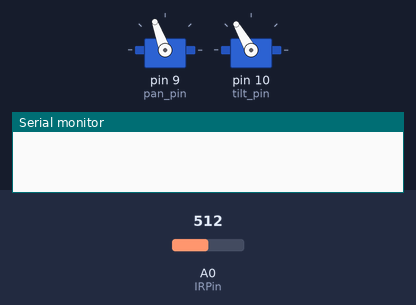
Recording of a sketch running on a simulated Arduino Uno, built with avr-gcc and run on an emulated ATmega328P. Shown: 2 × servo, the last lines printed to the serial monitor. Inputs (shaded band) come from the test bench; at power-on: A0 (IRPin) = 512.

Above: at 0.05 s.
At 20.19 s:
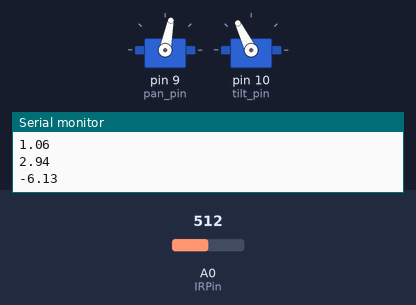
At 39.93 s:
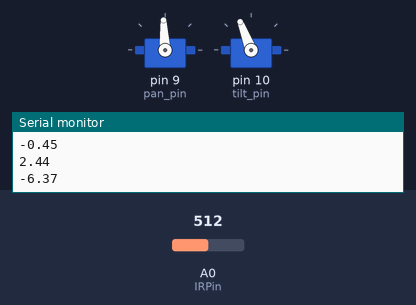
Timing chart, 0 to 40.0 s (numbered marks = the images above):
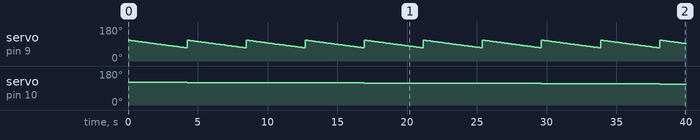

The sketch:

laser_scanner.ino
```cpp
/*
laser_scanner.ino

By: Amy Phung and Sophie Wu

Contains code for a pan/tilt 3D IR scanner

Scan range is set by pan_range and tilt_range, step size is set by step_size.
scan_time sets amount of time to wait for motor and IR response before moving
to next scan position. Sends measured point (x,y,z) in inches over serial
*/

#define step_size 1 // in degrees - must be an int equal to or greater than 1
#define pan_range 20 // in degrees
#define tilt_range 30 // in degrees
#define scan_time 100 // in milliseconds

#include <Servo.h>

Servo pan_servo;  // create servo object to control pan servo
Servo tilt_servo;  // create servo object to control tilt servo

int pan_pos = 90; // default pan positon - 90 is straight ahead
int tilt_pos = 90; // default tilt position - 90 is straight ahead

int pan_pin = 9;
int tilt_pin = 10;

int IRPin = A0;
int IRValue = 0;

double IRValueIn = 0; // IR value in inches

void setup() {
  pan_servo.attach(pan_pin);  // attaches the servo on pin 9 to the servo object
  tilt_servo.attach(tilt_pin);  // attaches the servo on pin 9 to the servo object
  Serial.begin(115200);
}

void loop() {
  pan_servo.write(pan_pos); // 0 is right, 180 is left
  tilt_servo.write(tilt_pos); // 180 is up, 0 is down
  IRValue = analogRead(IRPin); // Get analog measurement from IR sensor
  IRValueIn = convertToInches(IRValue);

  // in steps of 1 degree, scan object
  for (tilt_pos = 90 + tilt_range; tilt_pos >=
       90 - tilt_range; tilt_pos -= step_size) { // goes from top down
    tilt_servo.write(tilt_pos); // move tilt servo
    for (pan_pos = 90 + pan_range; pan_pos >=
         90 - pan_range; pan_pos -= step_size) { // goes from left to right
      pan_servo.write(pan_pos);
      // wait for the servo to reach the position and give IR time to scan
      delay(scan_time);
      IRValue = analogRead(IRPin);
      IRValueIn = convertToInches(IRValue);

      // Send output via serial
      Serial.println('p'); // Send 'p' to indicate new point is being sent
      Serial.println(convertX(pan_pos,tilt_pos,IRValueIn));
      Serial.println(convertY(pan_pos,tilt_pos,IRValueIn));
      Serial.println(convertZ(pan_pos,tilt_pos,IRValueIn));
    }

  }

}

double convertToInches(int x) {
  /*
    Takes in a measured IR value and computes corresponding value in inches.
    The equation is a best-fit line computed from empirically measured points.

    Args:
      x (int): Output of analogRead() from the IR sensor

    Returns:
      output (double): Distance in inches from the IR sensor
  */
  double output;
  output = -4.044e-12*pow(x,5) + 1.507e-08*pow(x,4) - 1.681e-05*pow(x,3) +
           0.008214*pow(x,2) - 1.896*x + 187.2;

  return output;
}

double convertX(int theta, int phi, double rho) {
  /*
    Converts current spherical coordinate to cartesian x coordinate in inches

    Args:
      theta (int): Current pan servo angle in degrees
      phi (int): Current tilt servo angle in degrees
      rho (double): IR measurement value in inches

    Returns:
      xcoord (double): Cartesian x coordinate
  */
  double xcoord;
  double theta_rad;
  double phi_rad;
  theta_rad = theta * 3.14 / 180;
  phi_rad = phi * 3.14 / 180;
  xcoord = rho * cos(3.14-theta_rad) * sin(phi_rad-3.14);
  return xcoord;
}

double convertY(int theta, int phi,  double rho) {
  /*
    Converts current spherical coordinate to cartesian y coordinate in inches

    Args:
      theta (int): Current pan servo angle in degrees
      phi (int): Current tilt servo angle in degrees
      rho (double): IR measurement value in inches

    Returns:
      xcoord (double): Cartesian y coordinate
  */
  double ycoord;
  double theta_rad;
  double phi_rad;
  theta_rad = theta * 3.14 / 180;
  phi_rad = phi * 3.14 / 180;
  ycoord = rho * sin(3.14-theta_rad) * sin(phi_rad-1.57);
  return ycoord;
}

double convertZ(int theta, int phi, double rho){
  /*
    Converts current spherical coordinate to cartesian z coordinate in inches

    Args:
      theta (int): Current pan servo angle in degrees
      phi (int): Current tilt servo angle in degrees
      rho (double): IR measurement value in inches

    Returns:
      xcoord (double): Cartesian z coordinate
  */
  double zcoord;
  double phi_rad;
  phi_rad = phi * 3.14 / 180;
  zcoord = rho * cos(phi_rad + 1.57);
  return zcoord;
}
```

Measured:
- by itself, servo on pin 9 (pan_pin): ramps from 110° to 70° and jumps back, once every 4.2 s
- by itself, servo on pin 10 (tilt_pin): moves from 120° to 111° over 33.9 s
